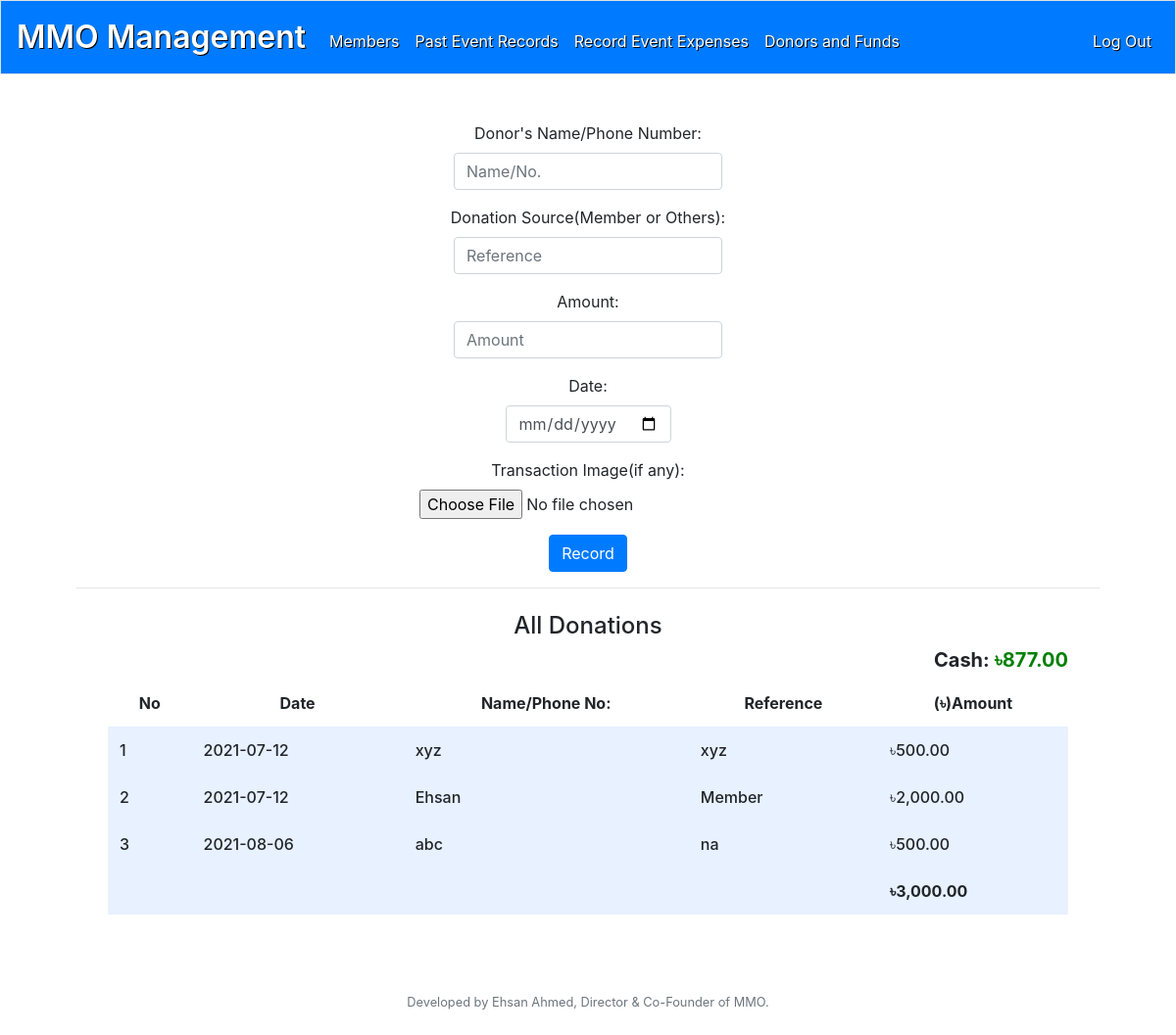
Page /donors (signed in) on the committed database.
### tables this page shows
CREATE TABLE donations (don_id INTEGER, user_id INTEGER, name TEXT, reference TEXT, amount NUMERIC, date DATE, image BLOB, PRIMARY KEY(don_id), FOREIGN KEY (user_id) REFERENCES users(id));

### application.py (the view)
@app.route("/donors", methods=["GET", "POST"])
@login_required
def donors():
    if request.method == "POST":
        name = request.form.get("name")
        reference = request.form.get("reference")
        amount = request.form.get("amount")
        date = request.form.get("date")
        user = session['user_id']
        if 'file' not in request.files:
            db.execute("INSERT INTO donations (user_id, name, reference, amount, date) VALUES (?, ?, ?, ?, ?)",
                    user, name, reference, amount, date)
            ocash = db.execute('SELECT cash FROM assets')
            ncash = float(amount) + float(ocash[0]['cash'])
            db.execute('UPDATE assets SET cash = (?)', ncash)
            flash('Sucessfully recorded (without any file uploads)')
            return redirect("/donors")
        file = request.files['file']
        if file.filename == '':
            db.execute("INSERT INTO donations (user_id, name, reference, amount, date) VALUES (?, ?, ?, ?, ?)",
                    user, name, reference, amount, date)
            ocash = db.execute('SELECT cash FROM assets')
            ncash = float(amount) + float(ocash[0]['cash'])
            db.execute('UPDATE assets SET cash = ?', ncash)
            flash('Sucessfully recorded. (without any file uploads)')
            return redirect("/donors")
        if file and allowed_file(file.filename):
            filename = secure_filename(file.filename)
        file.save(os.path.join(app.config['UPLOAD_FOLDER'], filename))
        db.execute("INSERT INTO donations (user_id, name, reference, amount, date, image) VALUES (?, ?, ?, ?, ?, ?)",
                    user, name, reference, amount, date, imagetobinary(filename))
        ocash = db.execute('SELECT cash FROM assets')
        ncash = float(amount) + float(ocash[0]['cash'])
        db.execute('UPDATE assets SET cash = ?', ncash)
        os.remove(f'static/{filename}')
        falsh('Successfully recorded')
        return redirect("/donors")
    else:
        rows = db.execute("SELECT * FROM donations")
        cash = db.execute("SELECT cash FROM assets")
        total = 0.0
        for i in range(len(rows)):
            total = total + int(rows[i]['amount'])
            rows[i]['amount'] = bdt(rows[i]['amount'])
        return render_template("donors.html", rows=rows, total=bdt(total), cash=bdt(float(cash[0]["cash"])))

### application.py (called while the page is built)
@app.after_request
def after_request(response):
    response.headers["Cache-Control"] = "no-cache, no-store, must-revalidate"
    response.headers["Expires"] = 0
    response.headers["Pragma"] = "no-cache"
    return response

### helpers.py (called while the page is built)
def login_required(f):
    @wraps(f)
    def decorated_function(*args, **kwargs):
        if session.get("user_id") is None:
            return redirect("/login")
        return f(*args, **kwargs)
    return decorated_function

def bdt(value):
    return f"৳{value:,.2f}"

### templates/donors.html (shortened to what this page needs)
{% extends "layout.html" %}
{% block main %}
    <form action="/donors" method="post" enctype=multipart/form-data>
        <div class="form-group">
           <label for="donor name">Donor's Name/Phone Number:</label><br>
           <input autocomplete="off" autofocus class="form-control" name="name" placeholder="Name/No." type="text" required>
        </div>
        <div class="form-group">
            <label for="donation source">Donation Source(Member or Others):</label><br>
            <input class="form-control" autocomplete="off" name="reference" placeholder="Reference" type="text" required>
        </div>
        <div class="form-group">
            <label for="amount">Amount:</label><br>
            <input class="form-control" autocomplete="off" name="amount" placeholder="Amount" type="number" min="1" required>
        </div>
        <div class="form-group">
            <label for="donation date">Date:</label><br>
            <input class="form-control" autocomplete="off" name="date" placeholder="Date" type="date" required>
        </div>
        <div class="form-group">
            <label for="timage">Transaction Image(if any):</label><br>
            <input type=file name=file>
        </div>
        <button class="btn btn-primary" type="submit">Record</button>
    </form>
    <hr>
    <div class="section">
        <table>
            <thead>
                <tr>
                    <h4>All Donations</h4>
                </tr>
                <tr>
                    <b><h5 style="text-align:right">Cash:</b> <b class="cash" style="color:green">{{ cash }}</b></h5>
                </tr>
                <tr>
                    <th>No</th>
                    <th>Date</th>
                    <th>Name/Phone No:</th>
                    <th>Reference</th>
                    <th>(৳)Amount</th>
                </tr>
            </thead>
            <tbody>
                    {% for rows in rows %}
                            <tr>
                                <td>{{ rows.don_id }}</td>
                                <td>{{ rows.date }}</td>
                                <td>{{ rows.name }}</td>
                                <td>{{ rows.reference }}</td>
                                <td>{{ rows.amount }}</td>
                            </tr>
                    {% endfor %}
                    <tr>
                        <td></td>
                        <td></td>
                        <td></td>
                        <td></td>
                        {% if total %}
                        <td><b>{{ total }}</b></td>
                        {% endif %}
                    </tr>
            </tbody>
        </table>
    </div>
{% endblock %}

### static/styles.css (style rules this page uses)
main .form-control { display: inline-block; width: auto; }
table { background-color: transparent; margin-bottom: 1rem; width: 100%; }
table th { padding: 0.75rem; vertical-align: middle; text-align: center; }
table td { padding: 0.75rem; vertical-align: middle; text-align: left; font-weight: 500; }
tbody tr { background-color: rgb(179, 208, 255, 0.3) }
.section { padding-bottom: 1rem; padding-left: 2rem; padding-right: 2rem; padding-top: 0.5rem; }

### rows in the picture
donations: don_id "1", date "2021-07-12", name "xyz", reference "xyz", amount "৳500.00"
donations: don_id "2", date "2021-07-12", name "Ehsan", reference "Member", amount "৳2,000.00"
donations: don_id "3", date "2021-08-06", name "abc", reference "na", amount "৳500.00"

### other values in the picture
{{ cash }} "৳877.00"
{{ total }} "৳3,000.00"
